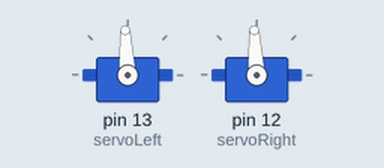
Simulated run of this sketch. Board: Arduino Uno, built with avr-gcc and run on an emulated ATmega328P. Parts: 2 × servo. What the sketch prints to the serial monitor is not drawn.

Above: at 1.1 s.
Timing chart, 0 to 2.6 s (numbered marks = the images above):
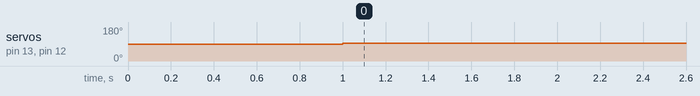

Measured:
- by itself, servo on pin 13 (servoLeft), servo on pin 12 (servoRight): 90° → 93° at 1.0 s

The sketch:

forwardTenSeconds.ino
```cpp
#include <Servo.h>
Servo servoLeft;
Servo servoRight;
void setup() {
  // tone(4, 3000, 1000);
  Serial.begin(9600);
  servoLeft.attach(13);
  servoRight.attach(12);
  delay(1000);
  Serial.println("Starting looop");
  servoLeft.writeMicroseconds(1500);
  servoRight.writeMicroseconds(1500);
}

void loop() {
  // put your main code here, to run repeatedly:
}
```
